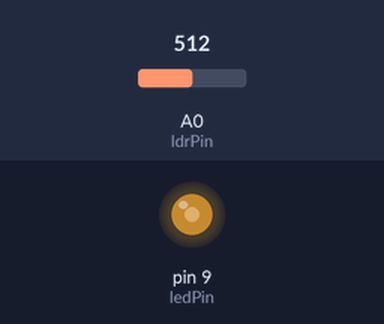
This sketch was run on a simulated Arduino Uno, built with avr-gcc and run on an emulated ATmega328P. Parts: output pins drawn as LEDs (lit = HIGH). The inputs (shaded band) are chosen by the test bench; at power-on: A0 (ldrPin) = 512.

Above: at 1.2 s.
1.3 s: A0 (ldrPin) set to 306
At 2.1 s:
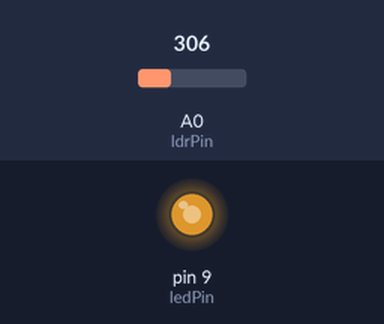
2.8 s: A0 (ldrPin) set to 122
At 3.5 s:
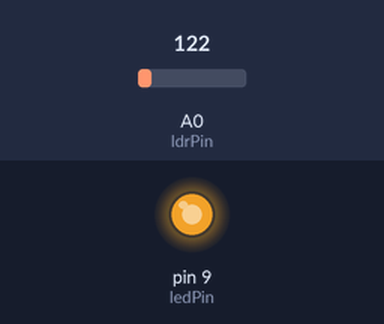
4.3 s: A0 (ldrPin) set to 900
At 4.8 s:
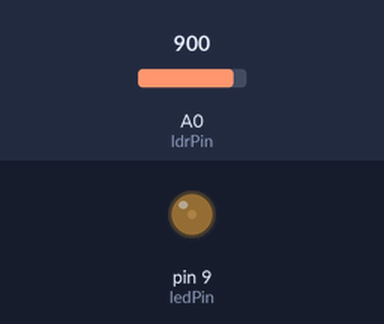
5.8 s: A0 (ldrPin) set to 1023
At 6.1 s:
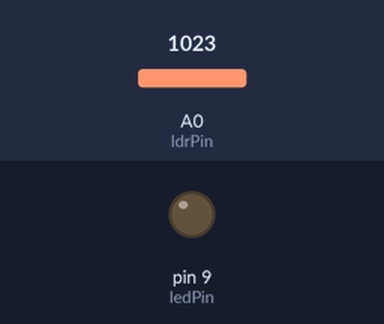
7.3 s: A0 (ldrPin) set to 511
At 8.7 s:
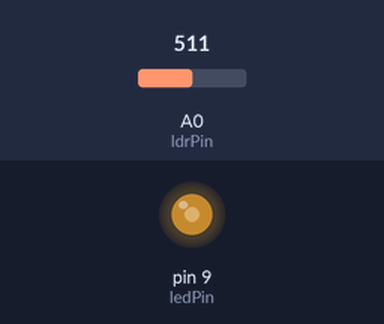
Timing chart, 0 to 9.8 s (numbered marks = the images above; inputs shaded):
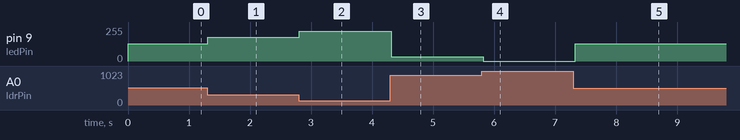

Measured:
- after the input at 1.3 s, pin 9 (ledPin): 128/255 → 179/255 at once
- after the input at 2.8 s, pin 9 (ledPin): 179/255 → 225/255 at once
- after the input at 4.3 s, pin 9 (ledPin): 225/255 → 31/255 at once
- after the input at 5.8 s, pin 9 (ledPin): 31/255 → 0/255 at once
- after the input at 7.3 s, pin 9 (ledPin): 0/255 → 128/255 at once

The sketch:

m4_nightlight.ino
```cpp
// m4_nightlight.ino — Mission 4 · Nightlight
// A photocell (LDR) senses how bright or dark the room is.
// The LED gets BRIGHTER when the room gets DARKER — just like a real nightlight!
//
// Wiring:
//   LDR one leg → 5V
//   LDR other leg → A0   AND through a 10kΩ resistor → GND
//   LED (+) → 220Ω resistor → pin 9 (~)
//   LED (–) → GND

const int ldrPin = A0;  // photocell voltage divider
const int ledPin = 9;   // PWM pin — look for the ~ symbol on your board

void setup() {
  // A0 is analog input by default — no pinMode needed
  // pin 9 is output for the LED
  pinMode(ledPin, OUTPUT);
}

void loop() {
  int light = analogRead(ldrPin); // 0 (dark) to 1023 (bright)

  // Invert and map: dark room → high light reading → bright LED
  // When light is 0 (dark), brightness = 255 (full bright).
  // When light is 1023 (bright), brightness = 0 (LED off).
  int brightness = map(light, 0, 1023, 255, 0);

  analogWrite(ledPin, brightness); // 0–255 controls LED brightness

  delay(50); // small pause so the reading is steady
}
```
